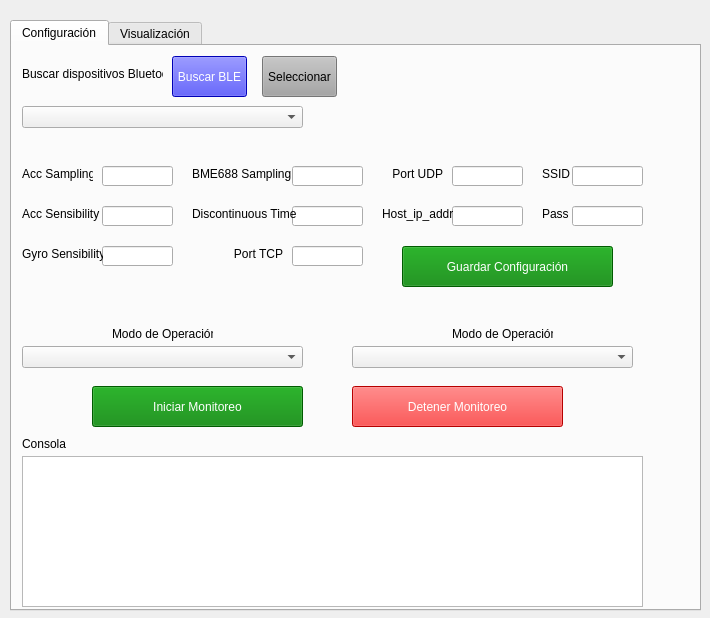
<?xml version="1.0" encoding="UTF-8"?>
<ui version="4.0">
 <class>Form</class>
 <widget class="QWidget" name="Form">
  <property name="geometry">
   <rect>
    <x>0</x>
    <y>0</y>
    <width>710</width>
    <height>618</height>
   </rect>
  </property>
  <property name="windowTitle">
   <string>Form</string>
  </property>
  <widget class="QTabWidget" name="tabWidget">
   <property name="geometry">
    <rect>
     <x>10</x>
     <y>20</y>
     <width>691</width>
     <height>591</height>
    </rect>
   </property>
   <property name="currentIndex">
    <number>0</number>
   </property>
   <widget class="QWidget" name="configuracion">
    <attribute name="title">
     <string>Configuración</string>
    </attribute>
    <widget class="QLabel" name="label">
     <property name="geometry">
      <rect>
       <x>10</x>
       <y>20</y>
       <width>141</width>
       <height>16</height>
      </rect>
     </property>
     <property name="text">
      <string>Buscar dispositivos Bluetooth</string>
     </property>
    </widget>
    <widget class="QPushButton" name="pushButton">
     <property name="geometry">
      <rect>
       <x>160</x>
       <y>10</y>
       <width>75</width>
       <height>41</height>
      </rect>
     </property>
     <property name="whatsThis">
      <string>&lt;html&gt;&lt;head/&gt;&lt;body&gt;&lt;p&gt;a&lt;/p&gt;&lt;/body&gt;&lt;/html&gt;</string>
     </property>
     <property name="autoFillBackground">
      <bool>false</bool>
     </property>
     <property name="styleSheet">
      <string notr="true">background-color: blue; 
color: white;</string>
     </property>
     <property name="text">
      <string>Buscar BLE</string>
     </property>
    </widget>
    <widget class="QPushButton" name="pushButton_2">
     <property name="geometry">
      <rect>
       <x>250</x>
       <y>10</y>
       <width>75</width>
       <height>41</height>
      </rect>
     </property>
     <property name="autoFillBackground">
      <bool>false</bool>
     </property>
     <property name="styleSheet">
      <string notr="true">background-color: rgb(165, 165, 165); 
color: black;</string>
     </property>
     <property name="text">
      <string>Seleccionar</string>
     </property>
    </widget>
    <widget class="QComboBox" name="comboBox">
     <property name="geometry">
      <rect>
       <x>10</x>
       <y>60</y>
       <width>281</width>
       <height>22</height>
      </rect>
     </property>
    </widget>
    <widget class="QLineEdit" name="lineEdit">
     <property name="geometry">
      <rect>
       <x>90</x>
       <y>120</y>
       <width>71</width>
       <height>20</height>
      </rect>
     </property>
    </widget>
    <widget class="QLabel" name="label_2">
     <property name="geometry">
      <rect>
       <x>10</x>
       <y>120</y>
       <width>71</width>
       <height>16</height>
      </rect>
     </property>
     <property name="text">
      <string>Acc Sampling</string>
     </property>
    </widget>
    <widget class="QLineEdit" name="lineEdit_2">
     <property name="geometry">
      <rect>
       <x>90</x>
       <y>160</y>
       <width>71</width>
       <height>20</height>
      </rect>
     </property>
     <property name="text">
      <string/>
     </property>
    </widget>
    <widget class="QLabel" name="label_3">
     <property name="geometry">
      <rect>
       <x>10</x>
       <y>160</y>
       <width>81</width>
       <height>16</height>
      </rect>
     </property>
     <property name="text">
      <string>Acc Sensibility</string>
     </property>
    </widget>
    <widget class="QLineEdit" name="lineEdit_3">
     <property name="geometry">
      <rect>
       <x>90</x>
       <y>200</y>
       <width>71</width>
       <height>20</height>
      </rect>
     </property>
     <property name="text">
      <string/>
     </property>
    </widget>
    <widget class="QLabel" name="label_4">
     <property name="geometry">
      <rect>
       <x>10</x>
       <y>200</y>
       <width>81</width>
       <height>16</height>
      </rect>
     </property>
     <property name="text">
      <string>Gyro Sensibility</string>
     </property>
    </widget>
    <widget class="QLineEdit" name="lineEdit_4">
     <property name="geometry">
      <rect>
       <x>280</x>
       <y>120</y>
       <width>71</width>
       <height>20</height>
      </rect>
     </property>
    </widget>
    <widget class="QLabel" name="label_5">
     <property name="geometry">
      <rect>
       <x>180</x>
       <y>120</y>
       <width>101</width>
       <height>16</height>
      </rect>
     </property>
     <property name="text">
      <string>BME688 Sampling</string>
     </property>
     <property name="alignment">
      <set>Qt::AlignLeading|Qt::AlignLeft|Qt::AlignVCenter</set>
     </property>
    </widget>
    <widget class="QLineEdit" name="lineEdit_5">
     <property name="geometry">
      <rect>
       <x>280</x>
       <y>160</y>
       <width>71</width>
       <height>20</height>
      </rect>
     </property>
     <property name="text">
      <string/>
     </property>
    </widget>
    <widget class="QLineEdit" name="lineEdit_6">
     <property name="geometry">
      <rect>
       <x>280</x>
       <y>200</y>
       <width>71</width>
       <height>20</height>
      </rect>
     </property>
     <property name="text">
      <string/>
     </property>
    </widget>
    <widget class="QLabel" name="label_6">
     <property name="geometry">
      <rect>
       <x>180</x>
       <y>160</y>
       <width>111</width>
       <height>16</height>
      </rect>
     </property>
     <property name="text">
      <string>Discontinuous Time</string>
     </property>
    </widget>
    <widget class="QLabel" name="label_7">
     <property name="geometry">
      <rect>
       <x>180</x>
       <y>200</y>
       <width>91</width>
       <height>16</height>
      </rect>
     </property>
     <property name="layoutDirection">
      <enum>Qt::LeftToRight</enum>
     </property>
     <property name="text">
      <string>Port TCP</string>
     </property>
     <property name="alignment">
      <set>Qt::AlignRight|Qt::AlignTrailing|Qt::AlignVCenter</set>
     </property>
    </widget>
    <widget class="QLineEdit" name="lineEdit_7">
     <property name="geometry">
      <rect>
       <x>440</x>
       <y>120</y>
       <width>71</width>
       <height>20</height>
      </rect>
     </property>
    </widget>
    <widget class="QLabel" name="label_8">
     <property name="geometry">
      <rect>
       <x>370</x>
       <y>120</y>
       <width>61</width>
       <height>16</height>
      </rect>
     </property>
     <property name="text">
      <string>Port UDP</string>
     </property>
     <property name="alignment">
      <set>Qt::AlignRight|Qt::AlignTrailing|Qt::AlignVCenter</set>
     </property>
    </widget>
    <widget class="QLineEdit" name="lineEdit_8">
     <property name="geometry">
      <rect>
       <x>440</x>
       <y>160</y>
       <width>71</width>
       <height>20</height>
      </rect>
     </property>
     <property name="text">
      <string/>
     </property>
    </widget>
    <widget class="QLabel" name="label_9">
     <property name="geometry">
      <rect>
       <x>370</x>
       <y>160</y>
       <width>71</width>
       <height>16</height>
      </rect>
     </property>
     <property name="text">
      <string>Host_ip_addr</string>
     </property>
    </widget>
    <widget class="QLineEdit" name="lineEdit_10">
     <property name="geometry">
      <rect>
       <x>560</x>
       <y>120</y>
       <width>71</width>
       <height>20</height>
      </rect>
     </property>
    </widget>
    <widget class="QLineEdit" name="lineEdit_9">
     <property name="geometry">
      <rect>
       <x>560</x>
       <y>160</y>
       <width>71</width>
       <height>20</height>
      </rect>
     </property>
     <property name="text">
      <string/>
     </property>
    </widget>
    <widget class="QLabel" name="label_10">
     <property name="geometry">
      <rect>
       <x>530</x>
       <y>120</y>
       <width>61</width>
       <height>16</height>
      </rect>
     </property>
     <property name="text">
      <string>SSID</string>
     </property>
    </widget>
    <widget class="QLabel" name="label_11">
     <property name="geometry">
      <rect>
       <x>530</x>
       <y>160</y>
       <width>71</width>
       <height>16</height>
      </rect>
     </property>
     <property name="text">
      <string>Pass</string>
     </property>
    </widget>
    <widget class="QPushButton" name="pushButton_3">
     <property name="geometry">
      <rect>
       <x>390</x>
       <y>200</y>
       <width>211</width>
       <height>41</height>
      </rect>
     </property>
     <property name="whatsThis">
      <string>&lt;html&gt;&lt;head/&gt;&lt;body&gt;&lt;p&gt;a&lt;/p&gt;&lt;/body&gt;&lt;/html&gt;</string>
     </property>
     <property name="autoFillBackground">
      <bool>false</bool>
     </property>
     <property name="styleSheet">
      <string notr="true">background-color: green; 
color: white;</string>
     </property>
     <property name="text">
      <string>Guardar Configuración</string>
     </property>
    </widget>
    <widget class="QComboBox" name="comboBox_2">
     <property name="geometry">
      <rect>
       <x>10</x>
       <y>300</y>
       <width>281</width>
       <height>22</height>
      </rect>
     </property>
    </widget>
    <widget class="QComboBox" name="comboBox_3">
     <property name="geometry">
      <rect>
       <x>340</x>
       <y>300</y>
       <width>281</width>
       <height>22</height>
      </rect>
     </property>
    </widget>
    <widget class="QLabel" name="label_12">
     <property name="geometry">
      <rect>
       <x>100</x>
       <y>280</y>
       <width>101</width>
       <height>16</height>
      </rect>
     </property>
     <property name="text">
      <string>Modo de Operación</string>
     </property>
    </widget>
    <widget class="QLabel" name="label_13">
     <property name="geometry">
      <rect>
       <x>440</x>
       <y>280</y>
       <width>101</width>
       <height>16</height>
      </rect>
     </property>
     <property name="text">
      <string>Modo de Operación</string>
     </property>
    </widget>
    <widget class="QPushButton" name="pushButton_4">
     <property name="geometry">
      <rect>
       <x>80</x>
       <y>340</y>
       <width>211</width>
       <height>41</height>
      </rect>
     </property>
     <property name="whatsThis">
      <string>&lt;html&gt;&lt;head/&gt;&lt;body&gt;&lt;p&gt;a&lt;/p&gt;&lt;/body&gt;&lt;/html&gt;</string>
     </property>
     <property name="autoFillBackground">
      <bool>false</bool>
     </property>
     <property name="styleSheet">
      <string notr="true">background-color: green; 
color: white;</string>
     </property>
     <property name="text">
      <string>Iniciar Monitoreo</string>
     </property>
    </widget>
    <widget class="QPushButton" name="pushButton_5">
     <property name="geometry">
      <rect>
       <x>340</x>
       <y>340</y>
       <width>211</width>
       <height>41</height>
      </rect>
     </property>
     <property name="whatsThis">
      <string>&lt;html&gt;&lt;head/&gt;&lt;body&gt;&lt;p&gt;a&lt;/p&gt;&lt;/body&gt;&lt;/html&gt;</string>
     </property>
     <property name="autoFillBackground">
      <bool>false</bool>
     </property>
     <property name="styleSheet">
      <string notr="true">background-color: red; 
color: white;</string>
     </property>
     <property name="text">
      <string>Detener Monitoreo</string>
     </property>
    </widget>
    <widget class="QLabel" name="label_14">
     <property name="geometry">
      <rect>
       <x>10</x>
       <y>390</y>
       <width>81</width>
       <height>16</height>
      </rect>
     </property>
     <property name="text">
      <string>Consola</string>
     </property>
    </widget>
    <widget class="QPlainTextEdit" name="plainTextEdit">
     <property name="geometry">
      <rect>
       <x>10</x>
       <y>410</y>
       <width>621</width>
       <height>151</height>
      </rect>
     </property>
    </widget>
   </widget>
   <widget class="QWidget" name="visualizacion">
    <attribute name="title">
     <string>Visualización</string>
    </attribute>
   </widget>
  </widget>
 </widget>
 <resources/>
 <connections/>
</ui>
